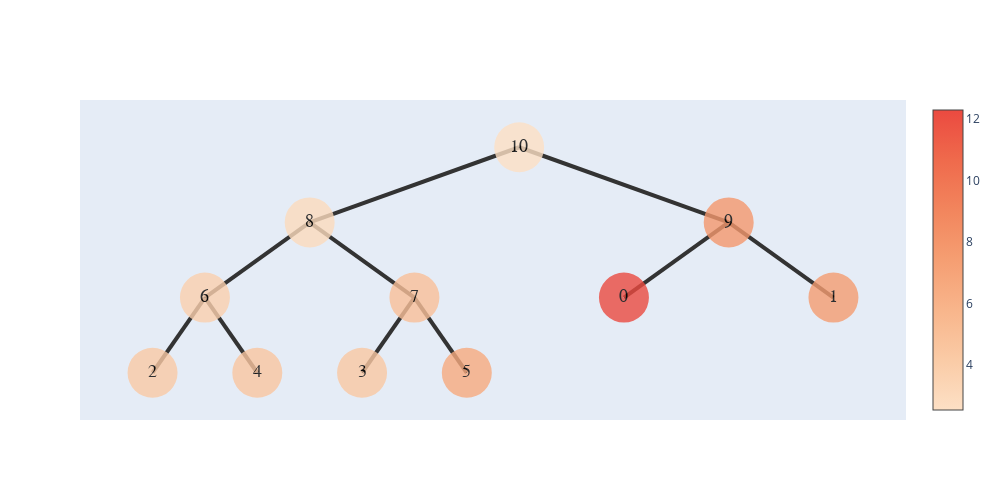
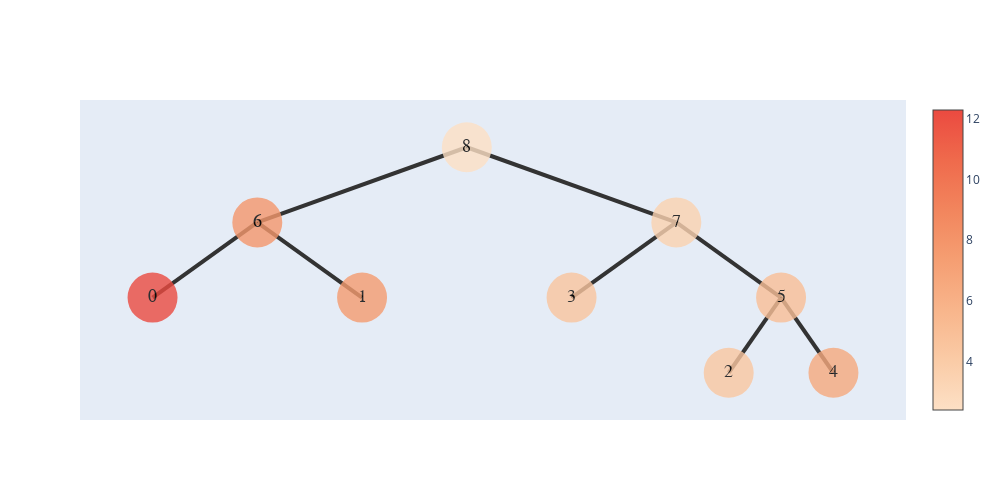
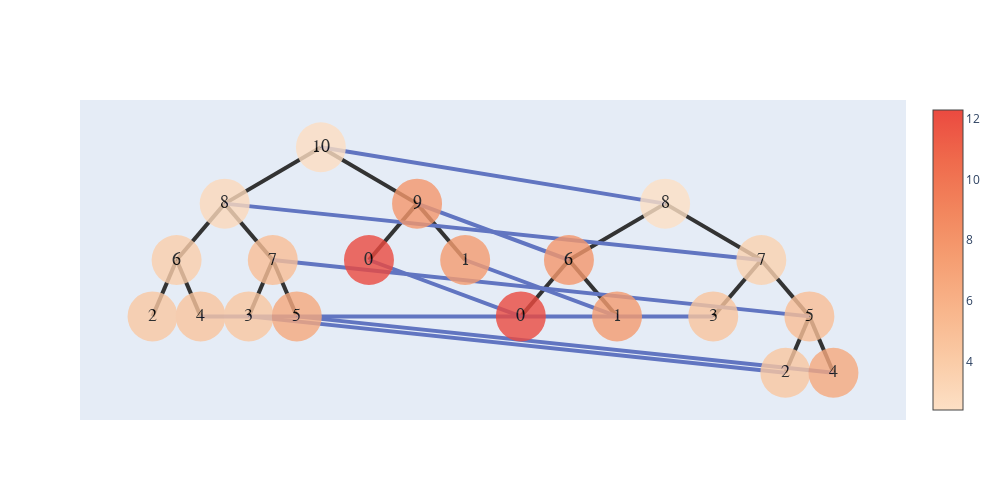

Notebook cell for these charts, in order:
### Code cell
nodes1,n1 = build_hyper_tree(folder_path)
show_tree(nodes1[0]).show_fig()
nodes2,n2 = build_hyper_tree(folder_path2)
show_tree(nodes2[0]).show_fig()
T=tree_alignment(nodes1[0],nodes2[0],1);
minn = T.run_alignment();
T.show_ans();
ans = T.get_ans()
G=show_graph(ans,nodes1[0],nodes2[0]);
G.show_fig()

### Figure 1 — Plotly figure (JSON) as saved in the notebook; plotly's stock layout.template omitted (floating-point values rounded to 4 significant figures)
{"data": [{"hoverinfo": "text", "marker": {"color": [2.54, 2.941, 3.746, 4.246, 4.536, 4.963, 4.374, 6.562, 7.788, 12.29, 7.501], "colorscale": [[0, "rgb(253, 224, 197)"], [0.1667, "rgb(250, 203, 166)"], [0.3333, "rgb(248, 181, 139)"], [0.5, "rgb(245, 158, 114)"], [0.6667, "rgb(242, 133, 93)"], [0.8333, "rgb(239, 106, 76)"], [1, "rgb(235, 74, 64)"]], "showscale": true, "size": 50, "symbol": "circle-dot"}, "mode": "markers+text", "opacity": 0.8, "text": ["10", "8", "6", "2", "4", "7", "3", "5", "9", "0", "1"], "textfont": {"color": "#000000", "family": "sans serif", "size": 18}, "type": "scatter", "x": [5.5, 3.25, 2.125, 1.562, 2.688, 4.375, 3.812, 4.938, 7.75, 6.625, 8.875], "y": [5, 3.5, 2, 0.5, 0.5, 2, 0.5, 0.5, 3.5, 2, 2]}], "layout": {"height": 500, "shapes": [{"layer": "below", "line": {"color": "#333", "width": 4}, "type": "line", "x0": 5.5, "x1": 5.5, "y0": 5, "y1": 5}, {"layer": "below", "line": {"color": "#333", "width": 4}, "type": "line", "x0": 5.5, "x1": 3.25, "y0": 5, "y1": 3.5}, {"layer": "below", "line": {"color": "#333", "width": 4}, "type": "line", "x0": 3.25, "x1": 2.125, "y0": 3.5, "y1": 2}, {"layer": "below", "line": {"color": "#333", "width": 4}, "type": "line", "x0": 2.125, "x1": 1.562, "y0": 2, "y1": 0.5}, {"layer": "below", "line": {"color": "#333", "width": 4}, "type": "line", "x0": 2.125, "x1": 2.688, "y0": 2, "y1": 0.5}, {"layer": "below", "line": {"color": "#333", "width": 4}, "type": "line", "x0": 3.25, "x1": 4.375, "y0": 3.5, "y1": 2}, {"layer": "below", "line": {"color": "#333", "width": 4}, "type": "line", "x0": 4.375, "x1": 3.812, "y0": 2, "y1": 0.5}, {"layer": "below", "line": {"color": "#333", "width": 4}, "type": "line", "x0": 4.375, "x1": 4.938, "y0": 2, "y1": 0.5}, {"layer": "below", "line": {"color": "#333", "width": 4}, "type": "line", "x0": 5.5, "x1": 7.75, "y0": 5, "y1": 3.5}, {"layer": "below", "line": {"color": "#333", "width": 4}, "type": "line", "x0": 7.75, "x1": 6.625, "y0": 3.5, "y1": 2}, {"layer": "below", "line": {"color": "#333", "width": 4}, "type": "line", "x0": 7.75, "x1": 8.875, "y0": 3.5, "y1": 2}], "width": 1000, "xaxis": {"showgrid": false, "showline": false, "showticklabels": false, "zeroline": false}, "yaxis": {"showgrid": false, "showline": false, "showticklabels": false, "zeroline": false}}}

### Figure 2 — Plotly figure (JSON) as saved in the notebook; plotly's stock layout.template omitted (floating-point values rounded to 4 significant figures)
{"data": [{"hoverinfo": "text", "marker": {"color": [2.406, 7.788, 12.29, 7.501, 3.528, 4.536, 4.963, 4.374, 6.562], "colorscale": [[0, "rgb(253, 224, 197)"], [0.1667, "rgb(250, 203, 166)"], [0.3333, "rgb(248, 181, 139)"], [0.5, "rgb(245, 158, 114)"], [0.6667, "rgb(242, 133, 93)"], [0.8333, "rgb(239, 106, 76)"], [1, "rgb(235, 74, 64)"]], "showscale": true, "size": 50, "symbol": "circle-dot"}, "mode": "markers+text", "opacity": 0.8, "text": ["8", "6", "0", "1", "7", "3", "5", "2", "4"], "textfont": {"color": "#000000", "family": "sans serif", "size": 18}, "type": "scatter", "x": [5.5, 3.25, 2.125, 4.375, 7.75, 6.625, 8.875, 8.312, 9.438], "y": [5, 3.5, 2, 2, 3.5, 2, 2, 0.5, 0.5]}], "layout": {"height": 500, "shapes": [{"layer": "below", "line": {"color": "#333", "width": 4}, "type": "line", "x0": 5.5, "x1": 5.5, "y0": 5, "y1": 5}, {"layer": "below", "line": {"color": "#333", "width": 4}, "type": "line", "x0": 5.5, "x1": 3.25, "y0": 5, "y1": 3.5}, {"layer": "below", "line": {"color": "#333", "width": 4}, "type": "line", "x0": 3.25, "x1": 2.125, "y0": 3.5, "y1": 2}, {"layer": "below", "line": {"color": "#333", "width": 4}, "type": "line", "x0": 3.25, "x1": 4.375, "y0": 3.5, "y1": 2}, {"layer": "below", "line": {"color": "#333", "width": 4}, "type": "line", "x0": 5.5, "x1": 7.75, "y0": 5, "y1": 3.5}, {"layer": "below", "line": {"color": "#333", "width": 4}, "type": "line", "x0": 7.75, "x1": 6.625, "y0": 3.5, "y1": 2}, {"layer": "below", "line": {"color": "#333", "width": 4}, "type": "line", "x0": 7.75, "x1": 8.875, "y0": 3.5, "y1": 2}, {"layer": "below", "line": {"color": "#333", "width": 4}, "type": "line", "x0": 8.875, "x1": 8.312, "y0": 2, "y1": 0.5}, {"layer": "below", "line": {"color": "#333", "width": 4}, "type": "line", "x0": 8.875, "x1": 9.438, "y0": 2, "y1": 0.5}], "width": 1000, "xaxis": {"showgrid": false, "showline": false, "showticklabels": false, "zeroline": false}, "yaxis": {"showgrid": false, "showline": false, "showticklabels": false, "zeroline": false}}}

### Figure 3 — Plotly figure (JSON) as saved in the notebook; plotly's stock layout.template omitted (floating-point values rounded to 4 significant figures)
{"data": [{"hoverinfo": "text", "hovertext": ["connect 8", "connect 7", "connect Empty", "connect Empty", "connect 3", "connect 5", "connect 2", "connect 4", "connect 6", "connect 0", "connect 1", "connect 10", "connect 9", "connect 0", "connect 1", "connect 8", "connect 4", "connect 7", "connect 3", "connect 5"], "marker": {"color": [2.54, 2.941, 3.746, 4.246, 4.536, 4.963, 4.374, 6.562, 7.788, 12.29, 7.501, 2.406, 7.788, 12.29, 7.501, 3.528, 4.536, 4.963, 4.374, 6.562], "colorscale": [[0, "rgb(253, 224, 197)"], [0.1667, "rgb(250, 203, 166)"], [0.3333, "rgb(248, 181, 139)"], [0.5, "rgb(245, 158, 114)"], [0.6667, "rgb(242, 133, 93)"], [0.8333, "rgb(239, 106, 76)"], [1, "rgb(235, 74, 64)"]], "showscale": true, "size": 50, "symbol": "circle-dot"}, "mode": "markers+text", "opacity": 0.8, "text": ["10", "8", "6", "2", "4", "7", "3", "5", "9", "0", "1", "8", "6", "0", "1", "7", "3", "5", "2", "4"], "textfont": {"color": "#000000", "family": "sans serif", "size": 18}, "type": "scatter", "x": [10.5, 5.75, 3.375, 2.188, 4.562, 8.125, 6.938, 9.312, 15.25, 12.88, 17.62, 27.5, 22.75, 20.38, 25.12, 32.25, 29.88, 34.62, 33.44, 35.81], "y": [5, 3.5, 2, 0.5, 0.5, 2, 0.5, 0.5, 3.5, 2, 2, 3.5, 2, 0.5, 0.5, 2, 0.5, 0.5, -1, -1]}], "layout": {"height": 500, "shapes": [{"layer": "below", "line": {"color": "#333", "width": 4}, "type": "line", "x0": 10.5, "x1": 10.5, "y0": 5, "y1": 5}, {"layer": "below", "line": {"color": "#333", "width": 4}, "type": "line", "x0": 10.5, "x1": 5.75, "y0": 5, "y1": 3.5}, {"layer": "below", "line": {"color": "#333", "width": 4}, "type": "line", "x0": 5.75, "x1": 3.375, "y0": 3.5, "y1": 2}, {"layer": "below", "line": {"color": "#333", "width": 4}, "type": "line", "x0": 3.375, "x1": 2.188, "y0": 2, "y1": 0.5}, {"layer": "below", "line": {"color": "#333", "width": 4}, "type": "line", "x0": 3.375, "x1": 4.562, "y0": 2, "y1": 0.5}, {"layer": "below", "line": {"color": "#333", "width": 4}, "type": "line", "x0": 5.75, "x1": 8.125, "y0": 3.5, "y1": 2}, {"layer": "below", "line": {"color": "#333", "width": 4}, "type": "line", "x0": 8.125, "x1": 6.938, "y0": 2, "y1": 0.5}, {"layer": "below", "line": {"color": "#333", "width": 4}, "type": "line", "x0": 8.125, "x1": 9.312, "y0": 2, "y1": 0.5}, {"layer": "below", "line": {"color": "#333", "width": 4}, "type": "line", "x0": 10.5, "x1": 15.25, "y0": 5, "y1": 3.5}, {"layer": "below", "line": {"color": "#333", "width": 4}, "type": "line", "x0": 15.25, "x1": 12.88, "y0": 3.5, "y1": 2}, {"layer": "below", "line": {"color": "#333", "width": 4}, "type": "line", "x0": 15.25, "x1": 17.62, "y0": 3.5, "y1": 2}, {"layer": "below", "line": {"color": "#333", "width": 4}, "type": "line", "x0": 27.5, "x1": 27.5, "y0": 3.5, "y1": 3.5}, {"layer": "below", "line": {"color": "#333", "width": 4}, "type": "line", "x0": 27.5, "x1": 22.75, "y0": 3.5, "y1": 2}, {"layer": "below", "line": {"color": "#333", "width": 4}, "type": "line", "x0": 22.75, "x1": 20.38, "y0": 2, "y1": 0.5}, {"layer": "below", "line": {"color": "#333", "width": 4}, "type": "line", "x0": 22.75, "x1": 25.12, "y0": 2, "y1": 0.5}, {"layer": "below", "line": {"color": "#333", "width": 4}, "type": "line", "x0": 27.5, "x1": 32.25, "y0": 3.5, "y1": 2}, {"layer": "below", "line": {"color": "#333", "width": 4}, "type": "line", "x0": 32.25, "x1": 29.88, "y0": 2, "y1": 0.5}, {"layer": "below", "line": {"color": "#333", "width": 4}, "type": "line", "x0": 32.25, "x1": 34.62, "y0": 2, "y1": 0.5}, {"layer": "below", "line": {"color": "#333", "width": 4}, "type": "line", "x0": 34.62, "x1": 33.44, "y0": 0.5, "y1": -1}, {"layer": "below", "line": {"color": "#333", "width": 4}, "type": "line", "x0": 34.62, "x1": 35.81, "y0": 0.5, "y1": -1}, {"layer": "below", "line": {"color": "#6175c1", "width": 4}, "type": "line", "x0": 10.5, "x1": 27.5, "y0": 5, "y1": 3.5}, {"layer": "below", "line": {"color": "#6175c1", "width": 4}, "type": "line", "x0": 15.25, "x1": 22.75, "y0": 3.5, "y1": 2}, {"layer": "below", "line": {"color": "#6175c1", "width": 4}, "type": "line", "x0": 17.62, "x1": 25.12, "y0": 2, "y1": 0.5}, {"layer": "below", "line": {"color": "#6175c1", "width": 4}, "type": "line", "x0": 12.88, "x1": 20.38, "y0": 2, "y1": 0.5}, {"layer": "below", "line": {"color": "#6175c1", "width": 4}, "type": "line", "x0": 5.75, "x1": 32.25, "y0": 3.5, "y1": 2}, {"layer": "below", "line": {"color": "#6175c1", "width": 4}, "type": "line", "x0": 8.125, "x1": 34.62, "y0": 2, "y1": 0.5}, {"layer": "below", "line": {"color": "#6175c1", "width": 4}, "type": "line", "x0": 9.312, "x1": 35.81, "y0": 0.5, "y1": -1}, {"layer": "below", "line": {"color": "#6175c1", "width": 4}, "type": "line", "x0": 6.938, "x1": 33.44, "y0": 0.5, "y1": -1}, {"layer": "below", "line": {"color": "#6175c1", "width": 4}, "type": "line", "x0": 4.562, "x1": 29.88, "y0": 0.5, "y1": 0.5}], "width": 1000, "xaxis": {"showgrid": false, "showline": false, "showticklabels": false, "zeroline": false}, "yaxis": {"showgrid": false, "showline": false, "showticklabels": false, "zeroline": false}}}
